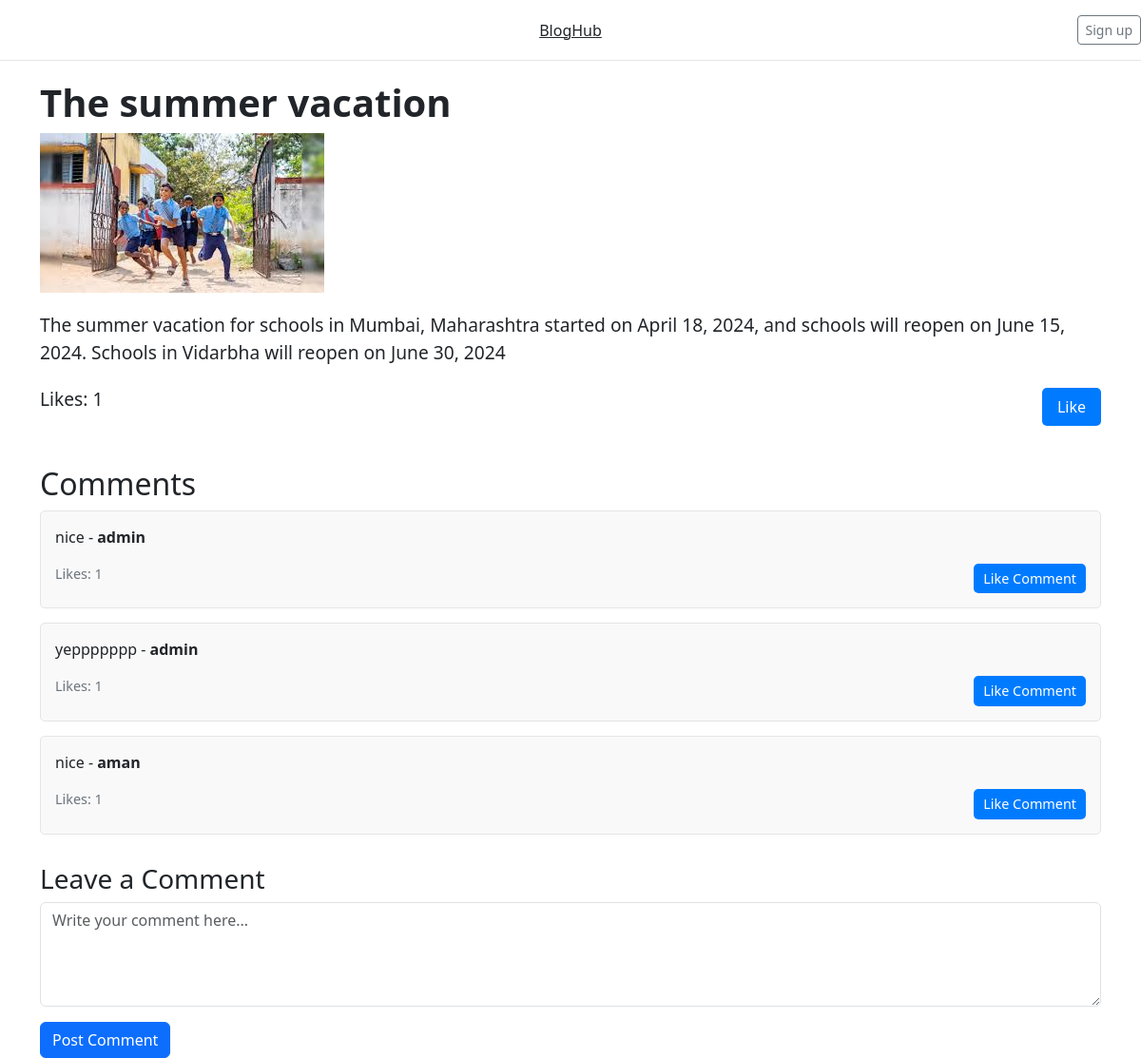
The app's page /blog/the-summer-vacation/ (signed in) with its own data.
### blog/models.py (models this page shows, shortened)
class Blog(models.Model):
    title = models.CharField(max_length=255, null=True, blank=True)
    content = models.TextField()
    slug = models.SlugField(unique=True, blank=True)
    image = models.ImageField(upload_to='blog_images/', blank=True, null=True)
    tags = models.CharField(max_length=100, blank=True, null=True)
    likes = models.ManyToManyField(User, related_name='liked_blogs', blank=True)
    def total_likes(self):
        return self.likes.count()

class Comment(models.Model):
    blog = models.ForeignKey(Blog, on_delete=models.CASCADE, related_name='comments')
    user = models.ForeignKey(User, on_delete=models.CASCADE)
    content = models.TextField()
    created_at = models.DateTimeField(auto_now_add=True)
    likes = models.ManyToManyField(User, related_name='liked_comments', blank=True)
    def total_likes(self):
        return self.likes.count()

### blog/views.py (the view)
# urls.py: path('blog/<slug:slug>/', views.blog_detail, name='blog_detail'),
@login_required
def blog_detail(request, slug):
    blog = get_object_or_404(Blog, slug=slug)
    comments = blog.comments.all()
    return render(request, 'blog_detail.html', {'blog': blog, 'comments': comments})

### blog/templates/blog_detail.html (shortened to what this page needs)
{% load static %}
<!DOCTYPE html>
<html lang="en">
<head>
    <link href="https://cdn.jsdelivr.net/npm/bootstrap@5.3.0-alpha1/dist/css/bootstrap.min.css" rel="stylesheet">
</head>
<body>
<header class="blog-header py-3">
    <div class="row flex-nowrap justify-content-between align-items-center">
        <div class="col-4 pt-1">
        </div>
        <div class="col-4 text-center">
            <a class="blog-header-logo text-dark" href="#">BlogHub</a>
        </div>
        <div class="col-4 d-flex justify-content-end align-items-center">
            <a class="btn btn-sm btn-outline-secondary" href="#">Sign up</a>
        </div>
    </div>
</header>
<div class="container">
    <div class="blog-content">
        <h1 class="blog-title">{{ blog.title }}</h1>
        {% if blog.image %}
            <img src="{{ blog.image.url }}" alt="Blog Image" class="blog-image">
        {% endif %}
        <p>{{ blog.content }}</p>
        <div class="like-section">
            <p>Likes: {{ blog.total_likes }}</p>
            <form method="POST" action="{% url 'like_blog' blog.slug %}">
                {% if user.is_authenticated %}
                    {% if user in blog.likes.all %}
                        <button type="submit">Unlike</button>
                    {% else %}
                        <button type="submit">Like</button>
                    {% endif %}
                {% else %}
                    <p><a href="{% url 'login' %}">Login</a> to like this blog.</p>
                {% endif %}
            </form>
        </div>
    </div>
    <div class="comment-section">
        <h2>Comments</h2>
        {% for comment in comments %}
        <div class="comment">
            <p>{{ comment.content }} - <strong>{{ comment.user.username }}</strong></p>
            <div class="d-flex justify-content-between">
                <span class="comment-likes">Likes: {{ comment.total_likes }}</span>
                <form method="POST" action="{% url 'like_comment' comment.id %}">
                    {% if user.is_authenticated %}
                        {% if user in comment.likes.all %}
                            <button type="submit">Unlike Comment</button>
                        {% else %}
                            <button type="submit">Like Comment</button>
                        {% endif %}
                    {% else %}
                        <p><a href="{% url 'login' %}">Login</a> to like this comment.</p>
                    {% endif %}
                </form>
            </div>
        </div>
        {% empty %}
        <p>No comments yet. Be the first to comment!</p>
        {% endfor %}
    </div>
    <div class="comment-form">
        <h3>Leave a Comment</h3>
        <form method="POST" action="{% url 'add_comment' blog.slug %}">
            <textarea name="content" rows="4" class="form-control mb-3" placeholder="Write your comment here..." required></textarea>
            <button type="submit" class="btn btn-primary">Post Comment</button>
        </form>
    </div>
</div>
</body>
</html>

### blog/templates/blog_detail.html (style rules this page uses)
.blog-header { border-bottom: 1px solid #e5e5e5; }
.blog-title { font-size: 2.5rem; font-weight: 700; }
.blog-content { margin-top: 20px; font-size: 1.2rem; }
.blog-image { max-width: 100%; height: auto; margin-bottom: 20px; }
.like-section { display: flex; justify-content: space-between; align-items: center; margin-top: 20px; }
.like-section button { background-color: #007bff; border: none; color: white; padding: 8px 16px; text-align: center; font-size: 1rem; cursor: pointer; border-radius: 5px; }
.comment-section { margin-top: 40px; }
.comment { padding: 15px; border: 1px solid #e5e5e5; border-radius: 5px; margin-bottom: 15px; background-color: #f9f9f9; }
.comment .comment-likes { font-size: 0.9rem; color: #6c757d; }
.comment button { background-color: #007bff; border: none; color: white; padding: 5px 10px; text-align: center; font-size: 0.9rem; cursor: pointer; border-radius: 5px; }
.comment-form { margin-top: 30px; }

### records on screen
Blog: title "The summer vacation", image (picture), content "The summer vacation for schools in Mumbai, Maharashtra started on April 18, 2024, and schools will reopen on June 15, 2024. Schools in Vidarbha will reopen on June 30, 2024", total_likes "1"
Comment: content "nice", user.username "admin", total_likes "1", shows "Like Comment"
Comment: content "yeppppppp", user.username "admin", total_likes "1", shows "Like Comment"
Comment: content "nice", user.username "aman", total_likes "1", shows "Like Comment"
